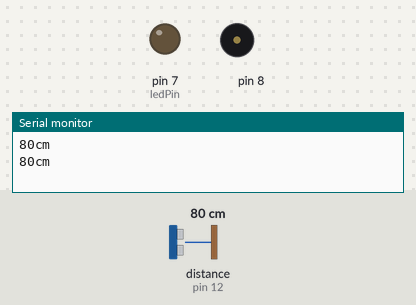
The sketch below on a simulated Arduino Uno, built with avr-gcc and run on an emulated ATmega328P. Shown: output pins drawn as LEDs (lit = HIGH), buzzer (waves = sounding), the last lines printed to the serial monitor. The test bench sets the inputs (shaded band); at power-on: distance to the obstacle (sensor on pin 12) 80 cm. The echo pulse lasts 58.3 µs per cm.

Above: at 2.2 s.
2.3 s: distance to the obstacle (sensor on pin 12) set to 11 cm
4.2 s: distance to the obstacle (sensor on pin 12) set to 8 cm
At 6.0 s:
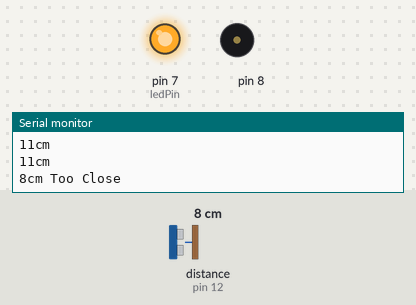
Timing chart, 0 to 14.3 s (numbered marks = the images above; inputs shaded):
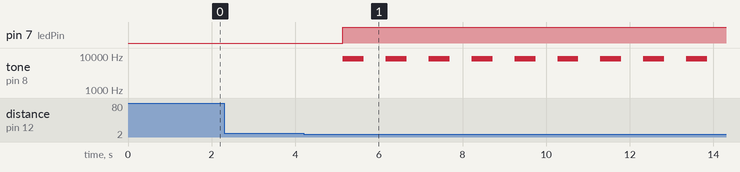

Measured:
- the behaviour switches between 10 and 9 cm on distance to the obstacle (sensor on pin 12) (found by bisection; images 0 and 1)
- after the input at 4.2 s, pin 7 (ledPin): LOW → HIGH after 0.94 s; tone on pin 8: alternates 8303 Hz for 0.50 s and silent for 0.53 s, starting after 0.94 s

The sketch:

Sonic_Example_with_Buzzer.ino
```cpp
/////////////////////////////////////////////////////////////////////////////////
// sonic sensor with light and buzzer
//
// Todd Lines
//
// based on the exaple sonic and buzzer code from www.elegoo.com 2016.12.08
//
// Last modified 2023-04-19
///////////////////////////////////////////////////////////////////////////////
// library includes
#include "pitches.h"
#include "SR04.h"
// global variables
#define TRIG_PIN 12
#define ECHO_PIN 11
SR04 sr04 = SR04(ECHO_PIN,TRIG_PIN);
long a;
int ledPin = 7;

// notes in the sound to play:
// longer sound with melody
//  int melody[] = {
//        NOTE_C5, NOTE_D5, NOTE_E5, NOTE_F5, NOTE_G5, NOTE_A5, NOTE_B5, NOTE_C6};
//  Short anoying blas of sound
int melody[] = {NOTE_C5};
int duration = 500;  // 500 miliseconds

void setup() {
   Serial.begin(9600);
   delay(1000);
   pinMode(ledPin, OUTPUT);
}

void loop() {
   a=sr04.Distance();
   Serial.print(a);
     if (a<10) {
        Serial.println("cm Too Close");
        for (int thisNote = 0; thisNote < 8; thisNote++) {
             // pin8 output the voice, every scale is 0.5 sencond
             tone(8, melody[thisNote], duration);
             }
        digitalWrite(ledPin, HIGH);
        }
     else {
        Serial.println("cm");
        digitalWrite(ledPin, LOW);
        }
   delay(1000);
}
```
